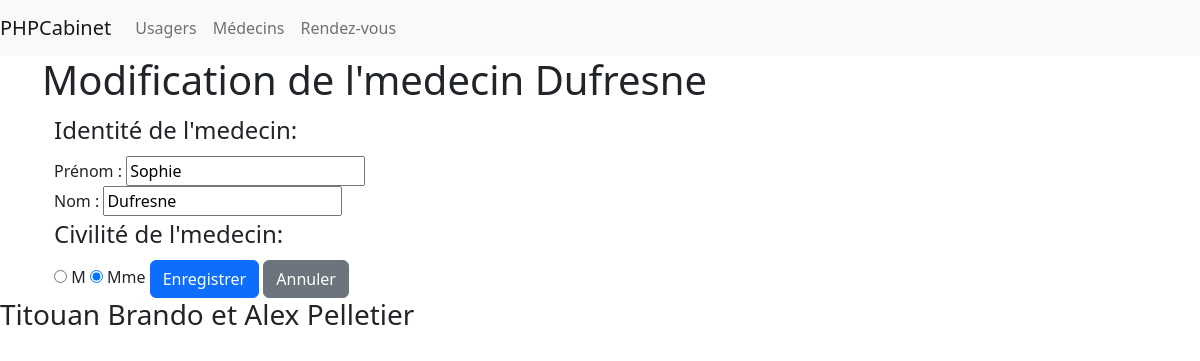
The app's page /index.php?action=modifMedecin&id=2 with its own data.
### tables this page shows
CREATE TABLE Personne (
  idPersonne int NOT NULL AUTO_INCREMENT,
  fonction CHAR(1) NOT NULL,
  nomPersonne VARCHAR(25) NOT NULL,
	prenomPersonne VARCHAR(25)NOT NULL,
  civilite CHAR(1)NOT NULL,
  Adresse VARCHAR(50) NULL,
  code_postal CHAR(5) NULL,
  ville VARCHAR(25) NULL,
  numero_securite CHAR(15) NULL,
  idMedecin INT NULL,
  date_naissance DATE NULL,
  lieu_de_naissance VARCHAR(50) NULL,
	PRIMARY KEY(idPersonne),
  FOREIGN KEY(idMedecin) REFERENCES Personne(idPersonne)
);

### controlleur/medecins.php (called while the page is built, shortened)
<?php
require_once(__DIR__.'/../dao/DaoPersonne.php');
require_once(__DIR__.'/../modele/Medecin.php');
require_once(__DIR__.'/../modele/Personne.php');
class ControlleurMedecin {static function isMedecin($id) {
  $dao = new DAOPersonne(Connexion::getInstance());
  $medecin = $dao->getById($id);
  return $medecin instanceof Medecin;
}
static function modif($id) {
  $dao = new DAOPersonne(Connexion::getInstance());
  $medecin = $dao->getById($id);
  $nom = $medecin->getPersonne()->getNom();
  $prenom = $medecin->getPersonne()->getPrenom();
  $isHomme = $medecin->getPersonne()->getCivilite() == Civilite::H;
  require(__DIR__.'/../vue/modifMedecin.php');
}
}

### dao/DaoPersonne.php (called while the page is built, shortened)
<?php
require_once(__DIR__.'/../modele/Personne.php');
require_once(__DIR__.'/../modele/Medecin.php');
require_once(__DIR__.'/../modele/Civilite.php');
class DaoPersonne implements Dao {
    private Connexion $connexion;
    public function __construct(Connexion $c) {
        $this->connexion=$c;
    }
function getById($cle) {
    $pdo = $this->connexion->getPDO();
    $getById = $pdo->query("SELECT * FROM Personne WHERE idPersonne = $cle");
    $sortie = $getById->fetch(PDO::FETCH_ASSOC);
    $personne = null;
    if ($sortie != false) {
      if ($sortie['fonction']==Fonction::M->name) {
          $personne = new Medecin(new Personne($sortie['nomPersonne'],$sortie['prenomPersonne'],Civilite::valueOf($sortie['civilite'])));
          $personne->getPersonne()->setIdPersonne($sortie['idPersonne']);
      }
    }
    return $personne;
}
}
?>

### modele/Civilite.php (called while the page is built, shortened)
<?php
enum Civilite {
    public static function valueOf(string $nom) :Civilite {
        if($nom == Civilite::H->name) {
            return Civilite::H;
        }else {
            return Civilite::F;
        }
    }
}
?>

### modele/Medecin.php (called while the page is built, shortened)
<?php
class Medecin {
    private Personne $personne;
    public function __construct(Personne $personne) {
        if (!empty($personne)) {
            $this->personne = $personne;
        } else {
            throw new ErrorException("Champ invalide");
        }
    }
	public function getPersonne(): Personne {
		return $this->personne;
	}
}
?>

### modele/Personne.php (called while the page is built, shortened)
<?php
class Personne {
    private String $nom;
    private String $prenom;
    private Civilite $civilite;
    public function __construct(String $nom, String $prenom, Civilite $civilite) {
        if (!empty($nom)||!empty($prenom)||!empty($civilite)) {
            $this->nom=$nom;
            $this->prenom=$prenom;
            $this->civilite=$civilite;
        } else {
            throw new ErrorException("Champ vide");
        }
    }
	public function setIdPersonne(?int $idPersonne): self {
		return $this;
	}
	public function getNom(): string {
		return $this->nom;
	}
	public function getPrenom(): string {
		return $this->prenom;
	}
	public function getCivilite(): Civilite {
		return $this->civilite;
	}
}
?>

### vue/modifMedecin.php (the view, shortened to what this page needs)
<?php $titre = 'Modification '.$nom;
require_once(__DIR__.'/head.php'); ?>
<body>
  <?php
    require('header.php');
  ?>
  <div class="container">
    <h1>Modification de l'medecin <?=$nom?></h1>
    <div class="container">
      <form action="/index.php?action=updateMedecin" method="post">
        <input-field>
        <legend>Identité de l'medecin:</legend>
          <div class="form-group">
            <label for="prenom">Prénom : <input type="text" name="prenom" id="prenom" value="<?= $prenom?>"></label>
          </div>
          <div class="form-group">
            <label for="nom">Nom : <input type="text" name="nom" id="nom" value="<?= $nom?>"></label>
          </div>
          </input-field>
        <input-field class="form-group">
          <legend>Civilité de l'medecin: </legend>
            <input type="radio" name="civilite" id="civiliteM" value="M" <?= $isHomme? 'checked="checked"':''?>>
          <label for="civiliteM">
            M
          </label>
            <input type="radio" name="civilite" id="civiliteMme" value="Mme" <?= $isHomme? '':'checked="checked"'?>>
          <label for="civiliteMme">
            Mme
          </label>
        </input-field>
        <input class="btn btn-primary" type="submit" value="Enregistrer">
        <a href="/index.php?action=detailMedecin&id=<?= $id?>" class="btn btn-secondary">Annuler</a>
      </form>
    </div>
  </div>
</body>
</html>

### records on screen
personne: nomPersonne "Dufresne", prenom "Sophie", nom "Dufresne"
